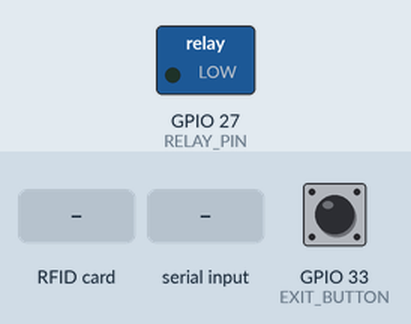
The sketch below on a simulated ESP32. On the bench: switched loads named in the sketch (green lamp = pin HIGH). Inputs (shaded band) come from the test bench; at power-on: GPIO 33 (EXIT_BUTTON) HIGH. WiFi joins after 1.5 s; servers stay silent unless stated; uploads are accepted with an empty reply; the local clock reads 2024-03-15 10:24:30 at power-on unless the sketch sets it; the audio player accepts every command and is not drawn; what the sketch prints to the serial monitor is not drawn.

Above: at 4.6 s.
4.7 s: GPIO 33 (EXIT_BUTTON) pulled LOW for 0.15 s
At 5.1 s:
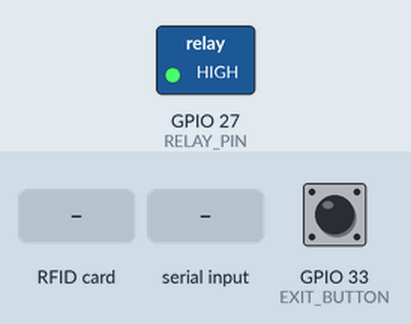
7.8 s: RFID card 93 39 6E 1B held to the reader
10.8 s: "T2\n" received over Serial
12.6 s: RFID card 5E 7A 19 C4 held to the reader
15.6 s: "T1\n" received over Serial
18.6 s: GPIO 33 (EXIT_BUTTON) pulled LOW for 3.2 s
At 27.2 s:
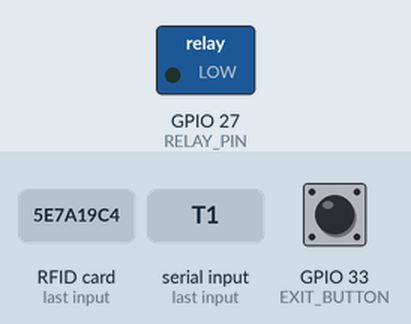
Timing chart, 0 to 27.5 s (numbered marks = the images above; inputs shaded):
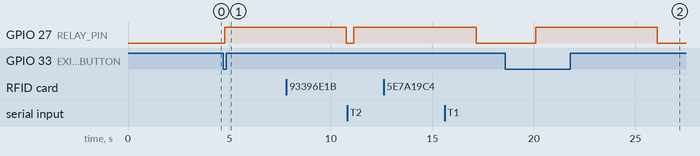

Measured:
- after the input at 4.7 s, GPIO 27 (RELAY_PIN): LOW → HIGH after 0.06 s
- after the input at 12.6 s, every drawn part: stays the same
- after the input at 18.6 s, GPIO 27 (RELAY_PIN): LOW → HIGH after 1.5 s, → LOW 6.0 s later

The sketch:

sdasfc_door_lock.ino
```cpp
/*
 * SDASFC — Smart Door Automation System for CICS
 * Hardware Firmware for ESP32 (Production Firmware v3.1 - WiFi + Serial Hybrid + Offline Master Key + Anti-Loop Protection)
 *
 * Hardware Components:
 * - ESP32 Dev Module (30-pin board layout)
 * - 12V 5A UPS Access Control Power Supply + 12V Backup Battery
 * - LM2596 Buck Converter (Step-down 12V to 5V + 1000uF 16V filter capacitor)
 * - 1-CH 5V Relay Module (Controls 12V Solenoid / Electric Strike / Magnetic Lock)
 * - RFID RC522 (v133) Reader Module (SPI @ 3.3V Logic)
 * - Access Control Infrared Optical Exit Sensor (No-Touch IR)
 * - DS3231 AT24C32 Real-Time Clock Module (I2C)
 * - DFPlayer Mini MP3 Module (MP3-TF-16P) + 3W 8Ω Speaker
 *
 * MicroSD Audio Track Mapping:
 * - Track 2 (0002.mp3): "Access granted you may now open the door. Welcome to the CICS laboratory" (Card tap only)
 * - Track 1 (0001.mp3): "Access Denied" (Card tap rejected / timeout)
 * - IR Exit Button: SILENT UNLOCK (No welcome voice prompt on exit)
 *
 * Master Emergency Key (Brownout / Offline Hardware Bypass):
 * - UID: "93 39 6E 1B" (Works 100% offline, during power failure/brownouts, or server downtime)
 *
 * Network Operation:
 * - Local Wi-Fi Direct: Sends HTTP POST directly to Host Laptop XAMPP API (No internet needed)
 * - USB Serial Fallback: Bridges via serial_bridge.ps1 / .py / .php if Wi-Fi is unavailable
 * - Anti-Loop Protection: Software state-machine prevents continuous open-close cycling
 * - Brownout Detector Protection: Prevents ESP32 reboot loops during relay/lock inductive inrush
 */

#include "soc/soc.h"
#include "soc/rtc_cntl_reg.h"
#include <WiFi.h>
#include <HTTPClient.h>
#include <SPI.h>
#include <Wire.h>
#include <HardwareSerial.h>
#include <MFRC522.h>
#include <DFRobotDFPlayerMini.h>
#include <RTClib.h> // Adafruit RTClib for DS3231

//==================================================
// 1. Wi-Fi & Local Server Configuration
//==================================================
// Wi-Fi credentials for presentation router (No internet required)
const char* WIFI_SSID     = "PLDT_Home_1D000";
const char* WIFI_PASSWORD = "pldthome";

// Local Laptop IP running XAMPP Apache/MySQL (Presentation Router IP)
const char* API_URL       = "http://192.168.1.166/SDASFC-Smart-Door-Automation-System-for-CICS/public/api/rfid_scan.php";

// Wi-Fi Connection Settings
const unsigned long WIFI_TIMEOUT_MS = 8000; // 8 seconds timeout for Wi-Fi association on boot
bool wifiEnabled = false;

//==================================================
// 2. Master Emergency Key Card (Offline Brownout Bypass)
//==================================================
const String MASTER_CARD_UID          = "93 39 6E 1B";
const String MASTER_CARD_UID_NO_SPACE = "93396E1B";

//==================================================
// 3. Pin Definitions (ESP32 Dev Module)
//==================================================
#define SS_PIN       5
#define RST_PIN      4
#define RELAY_PIN    27
#define EXIT_BUTTON  33
#define RX2_PIN      16
#define TX2_PIN      17
#define SERIAL_BAUD  115200

// Relay Trigger Mode
#define RELAY_ON     HIGH
#define RELAY_OFF    LOW
#define UNLOCK_HOLD_MS 6000 // Door stays unlocked for 6 seconds

// Hardware Objects
MFRC522 rfid(SS_PIN, RST_PIN);
HardwareSerial mp3Serial(2); // ESP32 HardwareSerial2
DFRobotDFPlayerMini player;
RTC_DS3231 rtc;

// Status Flags & Settings
bool hasDFPlayer = false;
bool hasRTC = false;
int defaultVolume = 30; // Maximum audio volume (0 - 30)

// Anti-Loop & Debounce State Tracking for Exit Sensor
bool lastExitState = HIGH;
unsigned long lastExitTriggerTime = 0;
const unsigned long EXIT_COOLDOWN_MS = 2500; // 2.5-second cooldown after relocking to prevent looping

// Function Prototypes
void unlockDoorAndPrompt();
void unlockDoorExitSilent();
void playGranted();
void playDenied();
bool initDFPlayer();
String verifyViaWiFi(String uid);
String waitForSerialResponse(unsigned long timeoutMs);
void handleDFPlayerEvents();
void connectToWiFi();

void setup() {
  // Disable ESP32 Brownout Detector to prevent inductive relay click reboot loops
  WRITE_PERI_REG(RTC_CNTL_BROWN_OUT_REG, 0);

  Serial.begin(SERIAL_BAUD);
  delay(500);
  Serial.println("\n==================================================");
  Serial.println("  SDASFC ESP32 SMART DOOR LOCK CONTROLLER (v3.1)");
  Serial.println("  Wi-Fi + Serial Hybrid & Offline Master Key Ready");
  Serial.println("==================================================");

  // 1. Relay Initialization (Default Locked / De-energized for Brownout Safety)
  pinMode(RELAY_PIN, OUTPUT);
  digitalWrite(RELAY_PIN, RELAY_OFF);
  Serial.println("[HW] Relay initialized (State: LOCKED).");

  // 2. IR Exit Sensor Initialization (Active LOW / Internal Pullup)
  pinMode(EXIT_BUTTON, INPUT_PULLUP);
  delay(100);

  // Safety Boot Check: Verify Exit Sensor State on Startup
  if (digitalRead(EXIT_BUTTON) == LOW) {
    Serial.println("[HW ALERT] ⚠️ IR Exit Sensor (GPIO 33) is LOW on startup!");
    Serial.println("          Checking for stuck sensor or NC wiring...");
    unsigned long bootWait = millis();
    while (digitalRead(EXIT_BUTTON) == LOW && (millis() - bootWait < 2000)) {
      delay(50);
    }
    if (digitalRead(EXIT_BUTTON) == LOW) {
      Serial.println("[HW ALERT] ⚠️ Sensor is continuously LOW. Please verify it is wired to NO (Normally Open) and COM, not NC.");
    } else {
      Serial.println("[HW] Sensor cleared to HIGH.");
    }
  } else {
    Serial.println("[HW] IR Exit Sensor initialized on GPIO 33 (State: IDLE / HIGH).");
  }

  // Initialize previous state
  lastExitState = digitalRead(EXIT_BUTTON);

  // 3. Initialize I2C Bus & DS3231 RTC
  Wire.begin(21, 22); // SDA = GPIO 21, SCL = GPIO 22
  if (rtc.begin()) {
    hasRTC = true;
    if (rtc.lostPower()) {
      rtc.adjust(DateTime(F(__DATE__), F(__TIME__)));
    }
    DateTime now = rtc.now();
    Serial.printf("[HW] RTC DS3231 Ready: %04d-%02d-%02d %02d:%02d:%02d\n",
                  now.year(), now.month(), now.day(),
                  now.hour(), now.minute(), now.second());
  } else {
    hasRTC = false;
    Serial.println("[HW] RTC DS3231 not found (skipped).");
  }

  // 4. Initialize SPI Bus & RFID Reader (RC522)
  SPI.begin(18, 19, 23, SS_PIN); // SCK = 18, MISO = 19, MOSI = 23, SS = 5
  rfid.PCD_Init();
  Serial.println("[HW] RFID RC522 Reader Ready.");

  // 5. Initialize DFPlayer Mini MP3 Player
  hasDFPlayer = initDFPlayer();

  // 6. Connect to Wi-Fi Network
  connectToWiFi();

  Serial.println("--------------------------------------------------");
  Serial.printf("MASTER KEY CONFIGURED : '%s'\n", MASTER_CARD_UID.c_str());
  Serial.println("SYS:READY — Awaiting RFID taps or Exit button events.");
  Serial.println("--------------------------------------------------\n");
}

void loop() {
  // Feed ESP32 Watchdog
  yield();

  // 1. Process DFPlayer real-time events
  handleDFPlayerEvents();

  //==================================================
  // 2. INFRARED EXIT SENSOR TRIGGER (Edge-Triggered Anti-Loop)
  //==================================================
  int currentExitState = digitalRead(EXIT_BUTTON);

  // Trigger ONLY on HIGH -> LOW transition AND after cooldown period has elapsed
  if (currentExitState == LOW && lastExitState == HIGH && (millis() - lastExitTriggerTime > EXIT_COOLDOWN_MS)) {
    delay(50); // Debounce confirmation
    if (digitalRead(EXIT_BUTTON) == LOW) {
      Serial.println("\n[EVENT:EXIT_BUTTON] IR Exit Sensor Triggered!");

      // Unlock door SILENTLY without welcome prompt!
      unlockDoorExitSilent();
      lastExitTriggerTime = millis();

      // Wait until hand / object is removed from sensor before re-arming
      unsigned long waitRelease = millis();
      while (digitalRead(EXIT_BUTTON) == LOW) {
        yield();
        delay(50);
        if (millis() - waitRelease > 5000) {
          Serial.println("[HW ALERT] Exit Sensor is continuously active! Check if wired to NC instead of NO, or adjust sensor sensitivity.");
          break;
        }
      }
      delay(200); // Post-release stabilization
      rfid.PCD_Init();
      lastExitState = digitalRead(EXIT_BUTTON);
      return;
    }
  }
  lastExitState = currentExitState;

  //==================================================
  // 3. MANUAL TEST COMMANDS VIA SERIAL (T1, T2, UNLOCK)
  //==================================================
  if (Serial.available() > 0) {
    String cmd = Serial.readStringUntil('\n');
    cmd.trim();
    cmd.toUpperCase();

    if (cmd == "T2" || cmd == "GRANT") {
      Serial.println("[TEST] Playing Track 2 (Access Granted & Welcome)...");
      playGranted();
    } else if (cmd == "T1" || cmd == "DENY") {
      Serial.println("[TEST] Playing Track 1 (Access Denied)...");
      playDenied();
    } else if (cmd == "UNLOCK") {
      Serial.println("[REMOTE] Manual unlock command received!");
      unlockDoorAndPrompt();
    }
  }

  //==================================================
  // 4. RFID CARD SCANNING
  //==================================================
  if (!rfid.PICC_IsNewCardPresent()) {
    delay(15);
    return;
  }
  if (!rfid.PICC_ReadCardSerial()) {
    delay(15);
    return;
  }

  // Format Card UID string (e.g. "93 39 6E 1B")
  String uidStr = "";
  for (byte i = 0; i < rfid.uid.size; i++) {
    if (rfid.uid.uidByte[i] < 0x10) {
      uidStr += "0";
    }
    uidStr += String(rfid.uid.uidByte[i], HEX);
    if (i < rfid.uid.size - 1) {
      uidStr += " ";
    }
  }
  uidStr.toUpperCase();

  // Print RTC timestamp if available
  if (hasRTC) {
    DateTime now = rtc.now();
    Serial.printf("[RTC %04d-%02d-%02d %02d:%02d:%02d] ",
                  now.year(), now.month(), now.day(),
                  now.hour(), now.minute(), now.second());
  }

  Serial.printf("\n[CARD DETECTED] UID: %s\n", uidStr.c_str());

  //==================================================
  // 5. MASTER EMERGENCY KEY CHECK (Hardware-level Bypass)
  //==================================================
  String uidNoSpace = uidStr;
  uidNoSpace.replace(" ", "");

  if (uidStr == MASTER_CARD_UID || uidNoSpace == MASTER_CARD_UID_NO_SPACE) {
    Serial.println("==================================================");
    Serial.println("🔑 [EMERGENCY MASTER KEY] Verified Locally on ESP32!");
    Serial.println("⚡ [BROWNOUT BYPASS] Unlocking Door Immediately...");
    Serial.println("==================================================");

    // Unlocks door immediately without depending on server or Wi-Fi
    unlockDoorAndPrompt();

    // If Wi-Fi is connected, log access event to server in background
    if (WiFi.status() == WL_CONNECTED) {
      verifyViaWiFi(uidStr);
    }

    rfid.PICC_HaltA();
    delay(200);
    return;
  }

  //==================================================
  // 6. STANDARD ACCESS DECISION (Wi-Fi or Serial)
  //==================================================
  String response = "";
  bool evaluatedViaWiFi = false;

  // Option A: Direct Wi-Fi HTTP API Request
  if (WiFi.status() == WL_CONNECTED) {
    Serial.printf("[WIFI] Querying Web API (%s)...\n", API_URL);
    response = verifyViaWiFi(uidStr);
    evaluatedViaWiFi = true;
    Serial.printf("[WIFI RESPONSE] '%s'\n", response.c_str());
  }

  // Option B: Fallback to USB Serial Bridge (if Wi-Fi is down / offline)
  if (!evaluatedViaWiFi || response == "DISCONNECTED" || response == "ERROR") {
    Serial.println("[SERIAL BRIDGE] Transmitting UID over USB Serial...");
    while (Serial.available() > 0) {
      Serial.read();
    }
    Serial.print("UID:");
    Serial.println(uidStr);
    Serial.flush();

    response = waitForSerialResponse(3000);
    Serial.printf("[SERIAL RESPONSE] '%s'\n", response.c_str());
  }

  // Execute Decision
  if (response == "GRANT") {
    Serial.println("[ACCESS] ✅ GRANTED - Unlocking Door Immediately!");
    unlockDoorAndPrompt();
  } else if (response == "DENY") {
    Serial.println("[ACCESS] ❌ DENIED - Card Unauthorized or Inactive.");
    playDenied();
    delay(2000);
  } else {
    // Brownout / Offline safety: If server is unreachable, door stays safely locked!
    Serial.println("[ACCESS] ⚠️ OFFLINE / TIMEOUT - Door remains LOCKED for security.");
    playDenied();
    delay(2000);
  }

  // Safely halt card and refresh RFID antenna state
  rfid.PICC_HaltA();
  delay(150);
}

/**
 * Connect to Local Router Wi-Fi
 */
void connectToWiFi() {
  if (String(WIFI_SSID) == "YOUR_WIFI_SSID") {
    Serial.println("[WIFI] Wi-Fi credentials not set (Running in USB Serial mode).");
    wifiEnabled = false;
    return;
  }

  Serial.printf("[WIFI] Connecting to SSID: '%s'...\n", WIFI_SSID);
  WiFi.mode(WIFI_STA);
  WiFi.begin(WIFI_SSID, WIFI_PASSWORD);

  unsigned long startAttempt = millis();
  while (WiFi.status() != WL_CONNECTED && millis() - startAttempt < WIFI_TIMEOUT_MS) {
    delay(300);
    Serial.print(".");
  }
  Serial.println();

  if (WiFi.status() == WL_CONNECTED) {
    wifiEnabled = true;
    Serial.println("✅ [WIFI] Connected successfully!");
    Serial.printf("   ESP32 Local IP : %s\n", WiFi.localIP().toString().c_str());
    Serial.printf("   Target API URL : %s\n", API_URL);
  } else {
    wifiEnabled = false;
    Serial.println("⚠️ [WIFI] Connection failed/timed out. Operating in USB Serial Bridge fallback mode.");
  }
}

/**
 * Send HTTP POST to Web API directly over Wi-Fi
 */
String verifyViaWiFi(String uid) {
  if (WiFi.status() != WL_CONNECTED) {
    return "DISCONNECTED";
  }

  HTTPClient http;
  http.begin(API_URL);
  http.addHeader("Content-Type", "application/json");
  http.addHeader("User-Agent", "SDASFC-ESP32-WiFi/3.1");
  http.setTimeout(3500);

  String payload = "{\"rfid_uid\":\"" + uid + "\"}";
  int httpCode = http.POST(payload);

  if (httpCode == 200 || httpCode == HTTP_CODE_OK) {
    String responseBody = http.getString();
    http.end();
    if (responseBody.indexOf("\"access\":\"granted\"") >= 0) {
      return "GRANT";
    } else {
      return "DENY";
    }
  } else {
    Serial.printf("[WIFI HTTP ERROR] Status Code: %d\n", httpCode);
    http.end();
    return "ERROR";
  }
}

/**
 * Initialize DFPlayer Mini with non-blocking check & diagnostics
 */
bool initDFPlayer() {
  mp3Serial.begin(9600, SERIAL_8N1, RX2_PIN, TX2_PIN);
  delay(500);
  yield();

  Serial.print("[HW] Detecting DFPlayer Mini... ");
  if (!player.begin(mp3Serial, false, false)) {
    Serial.println("❌ NOT DETECTED (Running in silent mode).");
    return false;
  }

  Serial.println("✅ Module Online!");
  player.volume(defaultVolume); // Set to 30 (Maximum volume)
  delay(200);
  yield();

  return true;
}

/**
 * Handle real-time hardware status events from DFPlayer Mini
 */
void handleDFPlayerEvents() {
  if (!hasDFPlayer) return;

  if (player.available()) {
    uint8_t type = player.readType();
    int value = player.read();

    switch (type) {
      case DFPlayerCardInserted:
        Serial.println("[AUDIO 💳] MicroSD Card Inserted.");
        break;
      case DFPlayerCardRemoved:
        Serial.println("[AUDIO ⚠️] MicroSD Card Removed.");
        break;
      case DFPlayerPlayFinished:
        break;
      case DFPlayerError:
        Serial.printf("[AUDIO ❌] DFPlayer Error Code: %d\n", value);
        break;
      default:
        break;
    }
  }
}

/**
 * Read response from Serial stream (instant substring GRANT/DENY detection)
 */
String waitForSerialResponse(unsigned long timeoutMs) {
  unsigned long start = millis();
  String buffer = "";

  while (millis() - start < timeoutMs) {
    yield();
    while (Serial.available() > 0) {
      char c = (char)Serial.read();
      buffer += c;

      if (buffer.indexOf("GRANT") >= 0) {
        return "GRANT";
      }
      if (buffer.indexOf("DENY") >= 0) {
        return "DENY";
      }
    }
    delay(10);
  }

  return "TIMEOUT";
}

/**
 * Card Tap Unlock & Voice Prompt Sequence:
 * 1. Energizes Relay IMMEDIATELY (Door unlocks on millisecond 0)
 * 2. Prompts voice ("Access granted you may now open the door. Welcome to the CICS laboratory")
 * 3. Holds door unlocked for 6 full seconds
 * 4. De-energizes Relay (Locked)
 * 5. Refreshes RFID antenna state
 */
void unlockDoorAndPrompt() {
  Serial.println("[DOOR] >>> 🔓 RELAY ENERGIZED: Door is UNLOCKED <<<");
  digitalWrite(RELAY_PIN, RELAY_ON);

  // Play Access Granted voice prompt while door is already unlocked
  playGranted();

  // Hold door unlocked for 6 seconds
  delay(UNLOCK_HOLD_MS);

  digitalWrite(RELAY_PIN, RELAY_OFF);
  Serial.println("[DOOR] >>> 🔒 RELAY DE-ENERGIZED: Door is LOCKED <<<");

  // Re-initialize RFID antenna after relay de-energizes
  rfid.PCD_Init();
}

/**
 * Silent Door Unlock Sequence for Exit Sensor:
 * 1. Energizes Relay IMMEDIATELY (Door unlocks on millisecond 0)
 * 2. NO VOICE PROMPT (Silent exit operation — no welcome message)
 * 3. Holds door unlocked for 6 full seconds
 * 4. De-energizes Relay (Locked)
 * 5. Refreshes RFID antenna state
 */
void unlockDoorExitSilent() {
  Serial.println("[DOOR] >>> 🔓 RELAY ENERGIZED: Exit Wave Detected (Silent Unlock) <<<");
  digitalWrite(RELAY_PIN, RELAY_ON);

  // Hold door unlocked for 6 seconds WITHOUT voice prompt
  delay(UNLOCK_HOLD_MS);

  digitalWrite(RELAY_PIN, RELAY_OFF);
  Serial.println("[DOOR] >>> 🔒 RELAY DE-ENERGIZED: Door is LOCKED <<<");

  // Re-initialize RFID antenna after relay de-energizes
  rfid.PCD_Init();
}

/**
 * Play Access Granted & Welcome:
 * Plays Track 2 ("Access granted you may now open the door. Welcome to the CICS laboratory")
 */
void playGranted() {
  if (!hasDFPlayer) return;
  Serial.println("[AUDIO] Playing: Access Granted & Welcome (Track 2) @ Volume 30");
  player.play(2);
}

/**
 * Play Access Denied:
 * Plays Track 1 ("Access Denied")
 */
void playDenied() {
  if (!hasDFPlayer) return;
  Serial.println("[AUDIO] Playing: Access Denied (Track 1) @ Volume 30");
  player.play(1);
}
```
